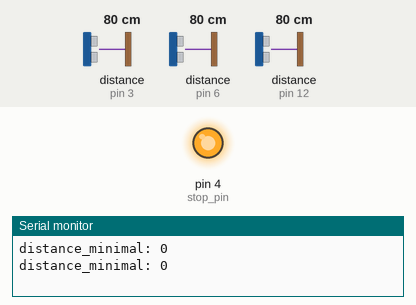
Recording of a sketch running on a simulated Arduino Uno, built with avr-gcc and run on an emulated ATmega328P. Parts: output pins drawn as LEDs (lit = HIGH), the last lines printed to the serial monitor. Wiring (inferred from the names in the program): 3 × ultrasonic range finder: trigger pin 2, echo pin 3 / trigger pin 7, echo pin 6 / trigger pin 13, echo pin 12. The inputs (shaded band) are chosen by the test bench; at power-on: distance to the obstacle (sensors on pin 3, pin 6, pin 12) 80 cm. The echo pulse lasts 58.3 µs per cm; pins used as bus, display or sensor lines are not drawn.

Above: at 1.8 s.
1.9 s: distance to the obstacle (sensor on pin 3) set to 62 cm
3.4 s: distance to the obstacle (sensor on pin 3) set to 56 cm
At 4.5 s:
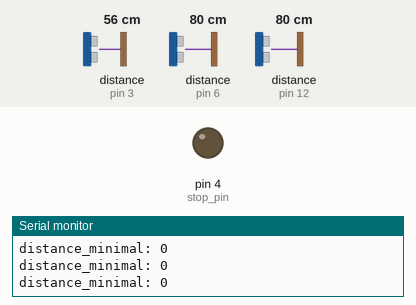
5.5 s: distance to the obstacle (sensor on pin 3) set to 60 cm
At 7.1 s:
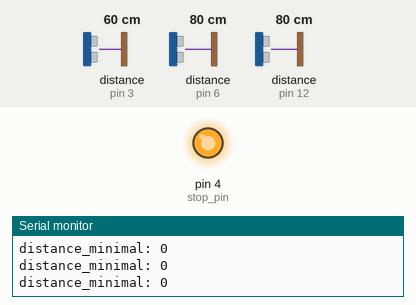
7.6 s: distance to the obstacle (sensor on pin 3) set to 2 cm
At 8.4 s:
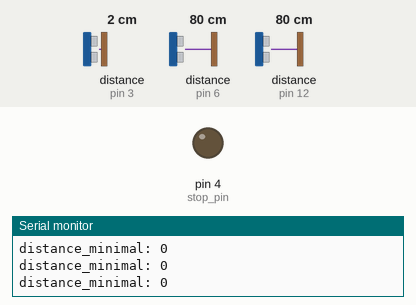
Timing chart, 0 to 10.6 s (numbered marks = the images above; inputs shaded):
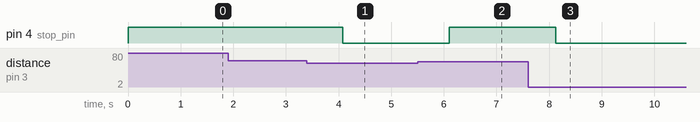

The sketch:

anticolison_HR_SC04.ino
```cpp
int trigger_pin1 = 2;
int echo_pin1 = 3;
int trigger_pin2 = 7;
int echo_pin2 = 6;
int trigger_pin3 = 13;
int echo_pin3 = 12;

// trigger stop du robot
int stop_pin=4;

long distance1, pulse_duration1;
long distance2, pulse_duration2;
long distance3, pulse_duration3;
long min_dist;

void setup() {
  Serial.begin (9600);

  pinMode(trigger_pin1, OUTPUT);
  pinMode(echo_pin1, INPUT);

  pinMode(trigger_pin2, OUTPUT);
  pinMode(echo_pin2, INPUT);

  pinMode(trigger_pin3, OUTPUT);
  pinMode(echo_pin3, INPUT);

  pinMode(stop_pin, OUTPUT);

  digitalWrite(trigger_pin1, LOW);
  digitalWrite(trigger_pin2, LOW);
  digitalWrite(trigger_pin3, LOW);

  digitalWrite(stop_pin, HIGH);
}

void loop() {
  digitalWrite(trigger_pin1, HIGH);
  delayMicroseconds(10);
  digitalWrite(trigger_pin1, LOW);

  pulse_duration1 = pulseIn(echo_pin1, HIGH);

  distance1 = round(pulse_duration1 * 0.0171);


  digitalWrite(trigger_pin2, HIGH);
  delayMicroseconds(10);
  digitalWrite(trigger_pin2, LOW);

  pulse_duration2 = pulseIn(echo_pin2, HIGH);

  distance2 = round(pulse_duration2 * 0.0171);

  digitalWrite(trigger_pin3, HIGH);
  delayMicroseconds(10);
  digitalWrite(trigger_pin3, LOW);

  pulse_duration3 = pulseIn(echo_pin3, HIGH);

  distance3 = round(pulse_duration3 * 0.0171);


  if (distance1 < 60){
    digitalWrite(stop_pin, LOW);
  }
  else if (distance2 < 60){
    digitalWrite(stop_pin, LOW);
  }
  else if (distance3 < 60){
    digitalWrite(stop_pin, LOW);
  }
  else {
    digitalWrite(stop_pin, HIGH);
  }

  /*//distance = round(pulse_duration/0.00675);
  Serial.print("cap1  ");
  Serial.print(distance1);
  Serial.print("cm");
  Serial.println();

  Serial.print("cap2  ");
  Serial.print(distance2);
  Serial.print("cm");
  Serial.println();

  Serial.print("cap3  ");
  Serial.print(distance3);
  Serial.print("cm");
  Serial.println();*/

  Serial.println();
  Serial.print("distance_minimal: ");
  Serial.print(min_dist);
  Serial.println();

  delay(1000);
}
```

Measured:
- the behaviour switches between 60 and 59 cm on distance to the obstacle (sensor on pin 3) (found by bisection; images 0 and 1)
- after the input at 3.4 s, pin 4 (stop_pin): HIGH → LOW after 0.68 s
- after the input at 5.5 s, pin 4 (stop_pin): LOW → HIGH after 0.60 s
- after the input at 7.6 s, pin 4 (stop_pin): HIGH → LOW after 0.53 s
